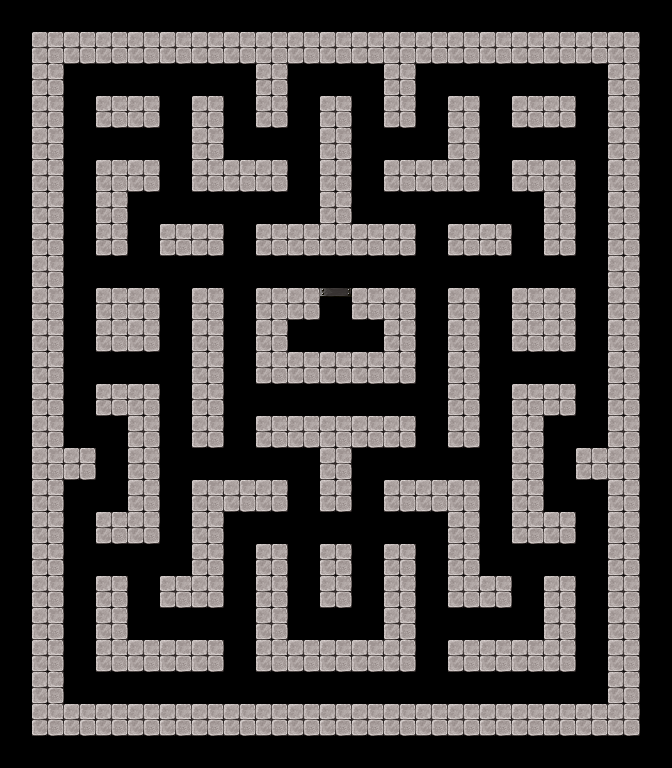

Below is a game level as drawn by its tile map, then a one-line description and the .tmx that defines it (tile-layer data replaced by summaries):
An orthogonal 21x24 tile map with 32x32 px tiles, 3 tile layers (fond, murs, porte).

<map version="1.5" tiledversion="1.7.2" orientation="orthogonal" renderorder="left-up" width="21" height="24" tilewidth="32" tileheight="32" infinite="0" nextlayerid="5" nextobjectid="1">
 <tileset firstgid="1" name="basicTileset" tilewidth="32" tileheight="32" tilecount="128" columns="8">
  <image source="basicTileset.png" width="256" height="512" />
 </tileset>
 <layer id="2" name="fond" width="21" height="24">
  <data>[504 cells, 504 non-empty, 1 distinct tile ids]</data>
 </layer>
 <layer id="3" name="murs" width="21" height="24">
  <data>[504 cells, 208 non-empty, 1 distinct tile ids]</data>
 </layer>
 <layer id="4" name="porte" width="21" height="24">
  <data>[504 cells, 1 non-empty, 1 distinct tile ids]</data>
 </layer>
</map>
